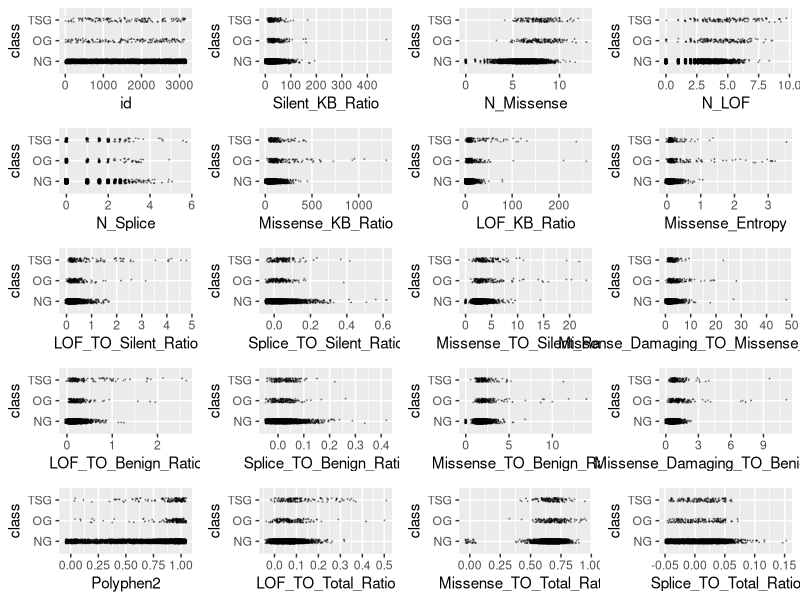
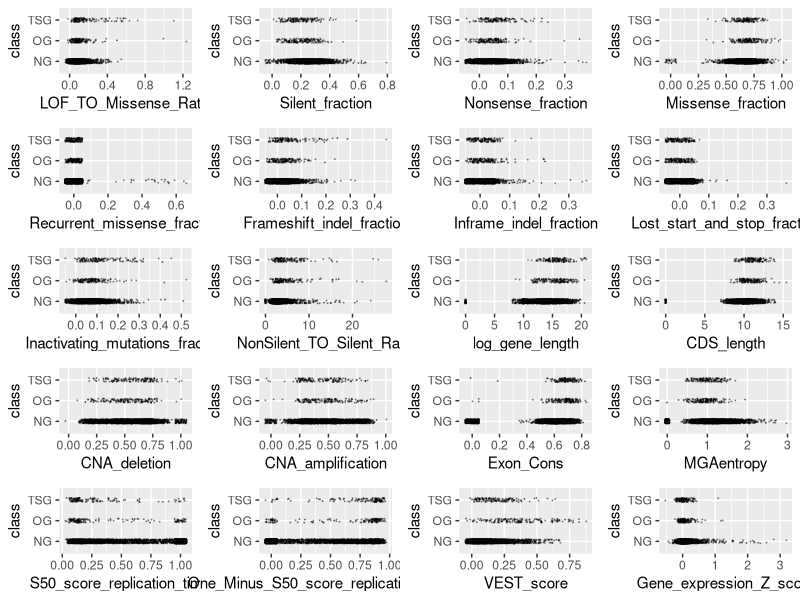
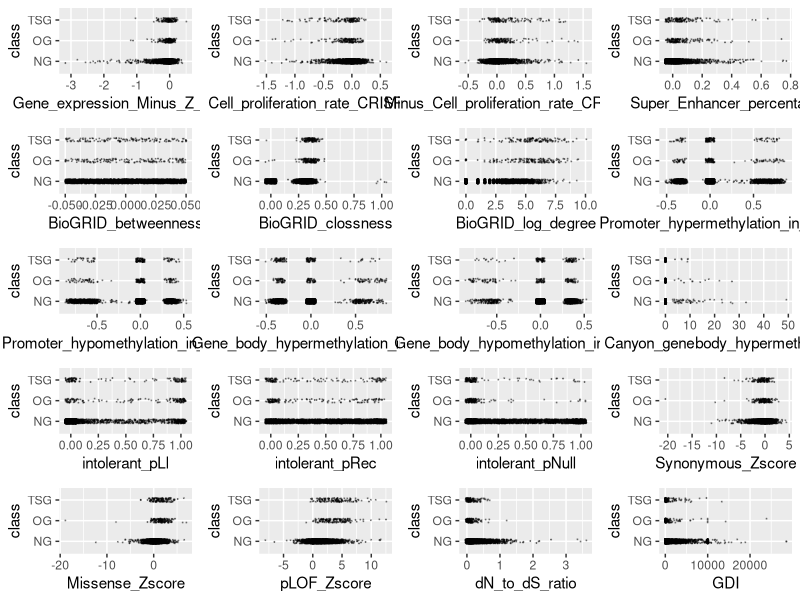
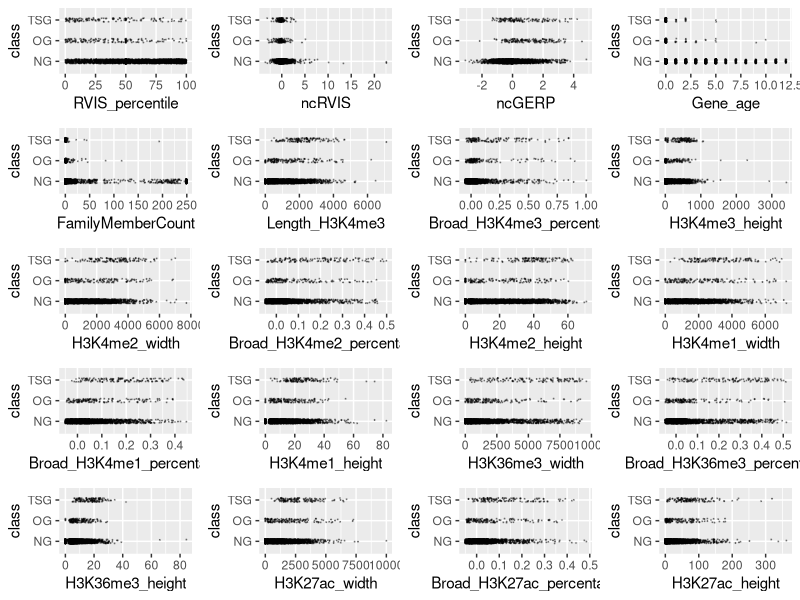
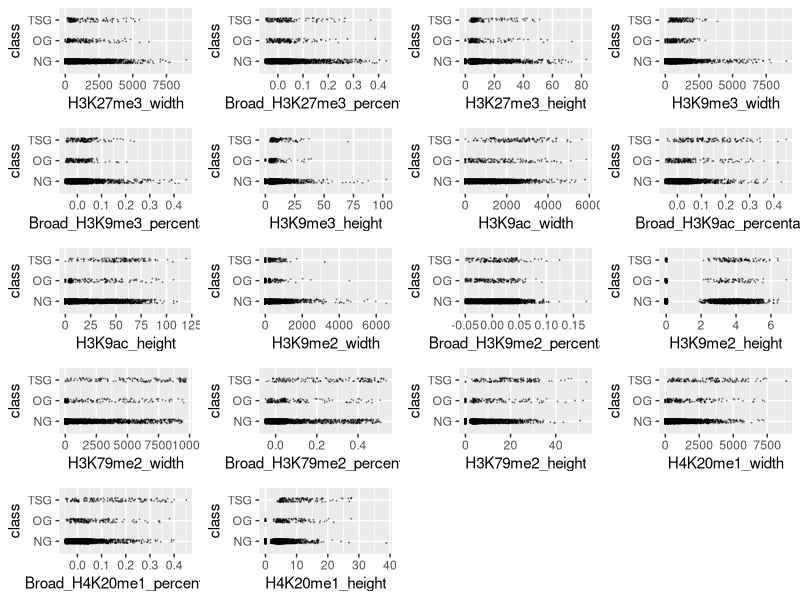
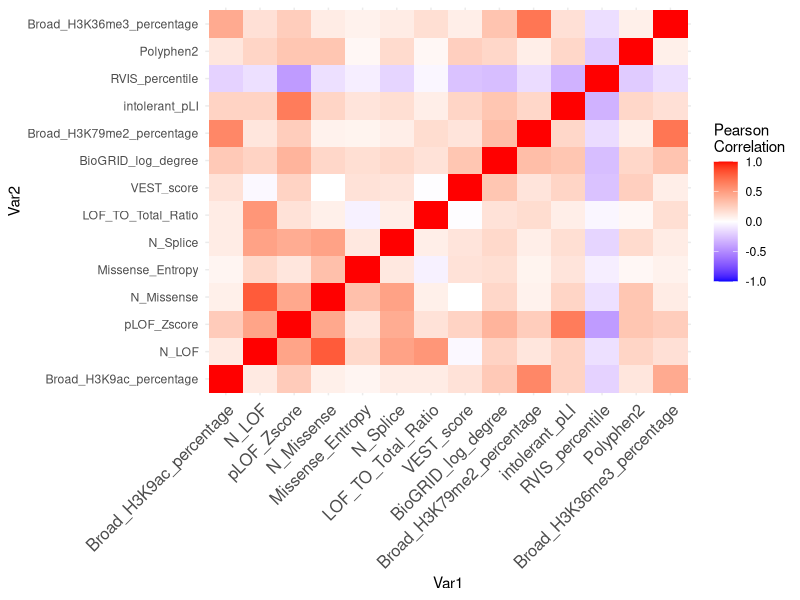

Write the R code that produced these figures, in order. (Note: this script raises an error after producing the figures.)
## ---- chunk 1
knitr::opts_chunk$set(echo = TRUE)
## ---- chunk 2
training <- read.csv("training.csv", stringsAsFactors = TRUE)
training$class <- factor(training$class)
levels(training$class) <- c("NG", "OG", "TSG")
outlier <- function(data) {
  low <- mean(data) - 3 * sd(data)
  high <- mean(data) + 3 * sd(data)
  which(data < low | data > high)
}
library(ggplot2)
scatter <- function(var) {
  ggplot(training, aes_string(var, "class")) +
    geom_jitter(width = 0.05, height = 0.1, size = 0.1,
                colour = rgb(0, 0, 0, alpha = 1 / 3))
}
scat_plot <- lapply(names(training)[-99], scatter)
library(gridExtra)
# grid.arrange(grobs = scat_plot[1:20], ncol = 4)
# grid.arrange(grobs = scat_plot[21:40], ncol = 4)
# grid.arrange(grobs = scat_plot[41:60], ncol = 4)
# grid.arrange(grobs = scat_plot[61:80], ncol = 4)
# grid.arrange(grobs = scat_plot[81:98], ncol = 4)
outlier_index <- sort(table(unlist(lapply(training[,-99], outlier))), decreasing = TRUE)
outlier_index[1:100]
training <- training[-as.numeric(names(outlier_index)[1:50]),]
training <- training[-which(training$Missense_TO_Silent_Ratio > 100), ]
training <- training[-which(training$Missense_KB_Ratio > 2000), ]
training <- training[-which(training$LOF_TO_Silent_Ratio > 5), ]
training <- training[-which(training$Gene_expression_Z_score > 4), ]
training <- training[-which(training$dN_to_dS_ratio > 5),]
## ---- chunk 3
library(ggplot2)
scatter <- function(var) {
  ggplot(training, aes_string(var, "class")) +
    geom_jitter(width = 0.05, height = 0.1, size = 0.1,
                colour = rgb(0, 0, 0, alpha = 1 / 3))
}
scat_plot <- lapply(names(training)[-99], scatter)
library(gridExtra)
grid.arrange(grobs = scat_plot[1:20], ncol = 4)
grid.arrange(grobs = scat_plot[21:40], ncol = 4)
grid.arrange(grobs = scat_plot[41:60], ncol = 4)
grid.arrange(grobs = scat_plot[61:80], ncol = 4)
grid.arrange(grobs = scat_plot[81:98], ncol = 4)
## ---- chunk 4
library(dplyr)
sig <- logical(98)
names(sig) <- names(training)[-99]
k <- 1
diffs <- logical(98)

## Perform anova for differences in means across the three difference classes
for (var in names(training)[-99]) {
  model <- aov(training[[var]] ~ factor(training$class))
  sig[k] <- summary(model)[[1]][1, 5]
  # see which variables have significance for all pairwise comparison
  diffs[k] <- all(TukeyHSD(model)$`factor(training$class)`[, 4] < 0.05)
  k <- k + 1
}
sort(sig[diffs])

#function to calculate wca
score <- function (conf_mat) {
  print(sum(diag(conf_mat) * c(1, 20, 20)))
  print(sum(diag(conf_mat) * c(1, 20, 20)) / sum(apply(conf_mat, 2, sum) * c(1, 20, 20)))
}

# Set new threshold to account for unbalanced data
classify <- function(probs) {
  if (any(probs[2:3] > 0.05)) {
    subset <- probs[2:3]
    output <- which(subset == max(subset))
    if (length(output) > 1) {
        output <- sample(1:2, 1)
    }
  } else {
    output <- 0
  }
  output
}
## ---- chunk 5
library(dplyr)
# predictors selected based on ANOVA tests as well as scatter plots for clear difference in means
vars <- training %>% select(Broad_H3K9ac_percentage, N_LOF, pLOF_Zscore, Missense_Entropy,
                            N_Splice, LOF_TO_Total_Ratio, VEST_score, BioGRID_log_degree,
                            Broad_H3K79me2_percentage, FamilyMemberCount,
                            S50_score_replication_timing, Gene_expression_Z_score,
                            Polyphen2, Broad_H3K36me3_percentage, class)
vars <- training %>% select(Broad_H3K9ac_percentage, N_LOF, pLOF_Zscore, 
                            N_Missense, Missense_Entropy, N_Splice, 
                            LOF_TO_Total_Ratio, VEST_score, BioGRID_log_degree, 
                            Broad_H3K79me2_percentage, intolerant_pLI, 
                            RVIS_percentile, Polyphen2, Broad_H3K36me3_percentage, 
                            class)
vars$class <- factor(vars$class)
levels(vars$class) <- c("NG", "OG", "TSG")
cor_mtx = round(cor(vars[, names(vars) != "class"]), 2)
library(reshape2)
#reshape it
melted_cor_mtx <- melt(cor_mtx)

#draw the heatmap
cor_heatmap = ggplot(data = melted_cor_mtx, aes(x=Var1, y=Var2, fill=value)) + geom_tile()
cor_heatmap = cor_heatmap +
scale_fill_gradient2(low = "blue", high = "red", mid = "white", midpoint = 0, limit = c(-1,1), space = "Lab", name="Pearson\nCorrelation") + 
theme_minimal() +
theme(axis.text.x = element_text(angle = 45, vjust = 1, size = 12, hjust = 1))

cor_heatmap
## ---- chunk 6
library(dplyr)
set.seed(1234)
vars <- training %>% select(Broad_H3K9ac_percentage, N_LOF, pLOF_Zscore,
                             Missense_Entropy,
                            N_Splice, LOF_TO_Total_Ratio, VEST_score,
                            BioGRID_log_degree,
                            Broad_H3K79me2_percentage, FamilyMemberCount,
                            S50_score_replication_timing, Gene_expression_Z_score,
                            Polyphen2, Broad_H3K36me3_percentage, class)
library(caret)
# higher partition to decrease bias  (particularly with LDA)
vars_test <- createDataPartition(vars$class, p = 0.8, 
                                  list = FALSE)
vars_train <- vars[vars_test, ]
vars_test <- vars[-vars_test, ]


train_cont <- trainControl(method = "cv", number = 5, classProbs = TRUE, savePredictions = TRUE)


knn_ft <- train(class ~ ., data = vars_train, method = "knn", preProc = c("center", "scale"),
                trControl = train_cont, tuneGrid = expand.grid(k = seq(from = 1, to = 25, by = 5)))
for (k in seq(from = 1, to = 25, by = 5)) {
  preds <- predict(knn_ft, newdata = vars_test, type = "prob")
  knn_mod <- table("pred"=unlist(apply(preds, 1, classify)), "obs" = vars_test$class)
  print(knn_mod)
  score(knn_mod)
}
train_cont <- trainControl(method = "cv", number = 5, classProbs = TRUE, savePredictions = TRUE)
qda_ft <- train(class ~ ., data = vars_test, method = "qda", preProc = c("center", "scale"),
                trControl = train_cont)
preds <- predict(qda_ft, newdata = rel_vars, type = "prob")

qda_mod <- table("pred"=apply(preds, 1, classify), "obs" = vars_test$class)
qda_mod
score(qda_mod)
train_cont <- trainControl(method = "cv", number = 5, classProbs = TRUE, savePredictions = TRUE)
lda_ft <- train(class ~ ., data = vars_test, method = "lda", preProc = c("center", "scale"),
                trControl = train_cont)
preds <- predict(lda_ft, newdata = rel_vars, type = "prob")

lda_mod <- table("pred"=apply(preds, 1, classify), "obs" = vars_test$class)
lda_mod
score(lda_mod)
## ---- chunk 7
tests <- read.csv("test.csv")
rel_vars <- tests %>% select(Broad_H3K9ac_percentage, N_LOF, pLOF_Zscore,
                             Missense_Entropy,
                            N_Splice, LOF_TO_Total_Ratio, VEST_score,
                            BioGRID_log_degree,
                            Broad_H3K79me2_percentage, FamilyMemberCount,
                            S50_score_replication_timing, Gene_expression_Z_score,
                            Polyphen2, Broad_H3K36me3_percentage, class)
preds <- predict(lda_ft, newdata = tests, type = "prob")
preds <- apply(preds, 1, classify)
names(preds) <- tests$id
csv_file <- data.frame("id" = tests$id,
                       "class" = preds)
write.csv(csv_file, "modelpredictions2_beta.csv", row.names = FALSE)
model_1 <- read.csv("modelpredictions.csv")
model_2 <- read.csv("modelpredictions2.csv")
model_1_beta <- read.csv("modelpredictions_beta.csv")
table(model_1$class, model_1_beta$class)
table("BEST MOD" = model_2$class, csv_file$class)
mean(model_1$class == csv_file$class)
## ---- chunk 8
vars <- training %>% select(Broad_H3K9ac_percentage, N_LOF, pLOF_Zscore, Missense_Entropy,
                            N_Splice, LOF_TO_Total_Ratio, VEST_score, BioGRID_log_degree,
                            Broad_H3K79me2_percentage, Gene_expression_Z_score,
                            Polyphen2, Broad_H3K36me3_percentage, class)
